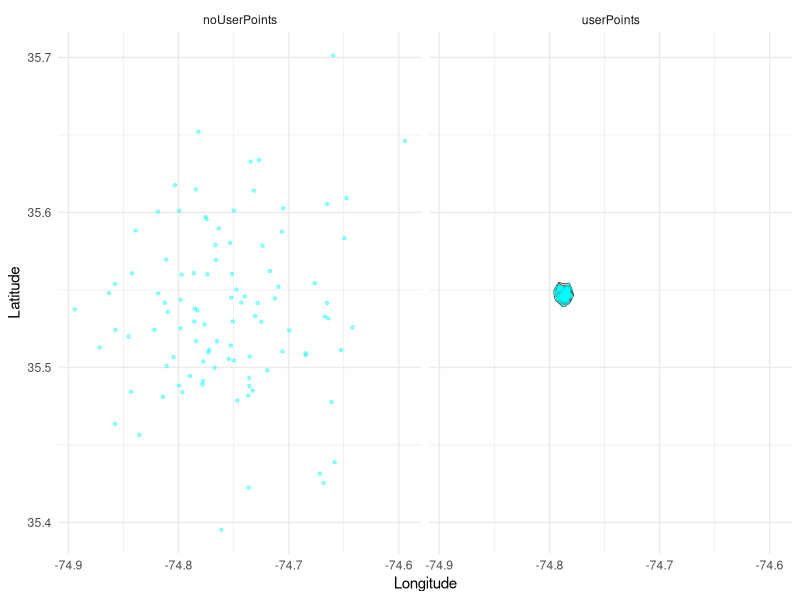

Recreate this plot in R.
library(dplyr)
library(readr)
library(fields)
library(lme4)
library(ggplot2)
library(here)

# Read in data
# positional data about the RV Kahuna
# kahuna <- read_csv('../../../presentations/2018/2018-12-03_DUML-RepResearch/data/2018-11-26_2017-Cape-Hatteras-BRS-kahuna-CEE.csv') 
kahuna <- read_csv(here::here('data', '2018-11-26_2017-Cape-Hatteras-BRS-kahuna-CEE.csv'))
kStart <- kahuna %>% 
  filter(status == 'start')

# Read in Gm182 Data: 100 estimated positions of Gm182, augmented with focal follow data
gm182UP <- read_csv(here::here('data', '2018-11-27_Gm182-UserPoints-Start-CEE-Locations-Kahuna.csv')) %>% 
  mutate(status = 'userPoints')

# Read in Gm182 Data: 100 estimated positions of Gm182
gm182 <- read_csv(here::here('data', '2018-11-27_Gm182-Start-CEE-Locations-Kahuna.csv')) %>% 
  mutate(status = 'noUserPoints')

# Minimal Wrangling of the data
gmpts <- bind_rows(gm182, gm182UP)
colnames(gmpts) <- c('trackNum', 'time', 'longitude', 'latitude', 'status')

# Plot the points out:
ggplot(gmpts, aes(longitude, latitude, group = status))+
  scale_fill_gradient(low = "coral2", high = "coral4", guide = "none") +
  xlab("Longitude") +
  ylab("Latitude") +
  theme_minimal()+
  facet_grid(~ status, labeller = label_value) +
  stat_density_2d(aes(fill = ..level..), geom = "polygon", color = "black", size = 0.2, alpha = 0.5) +
  geom_point(color = "cyan", size = .9, alpha = .4)


# Analysis Section
# Calculate distance to ship at the start of the CEE
gmpts$d2ship <- rdist.earth.vec(cbind(kStart$longitude, kStart$latitude), 
                                cbind(gmpts$longitude, gmpts$latitude))

gmpts %>% 
  group_by(status) %>% 
  summarize(mean = mean(d2ship, na.rm = TRUE))

# Test the distance
gmpts.fit <- with(gmpts, lmer(d2ship ~ status + (1 | trackNum)))
gmpts.fit
summary(gmpts.fit)
